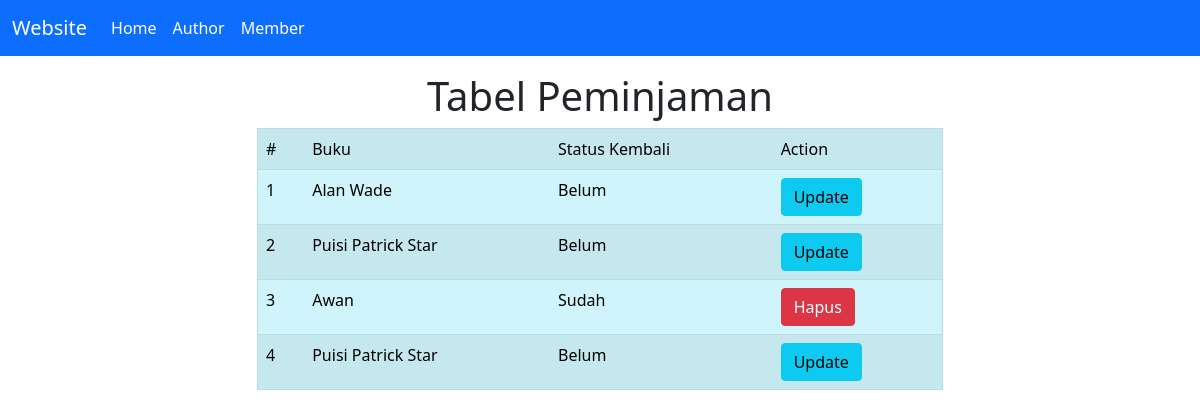
Screenshot of /peminjaman.php with the database file from the repository.
### tables this page shows
CREATE TABLE `peminjaman` (
  `id` int(11) NOT NULL,
  `id_buku` int(11) NOT NULL,
  `status` varchar(10) NOT NULL,
  `id_member` varchar(50) NOT NULL
);

CREATE TABLE `buku` (
  `id_buku` int(11) NOT NULL,
  `judul_buku` varchar(100) NOT NULL,
  `penerbit` varchar(100) NOT NULL,
  `deskripsi` text NOT NULL,
  `status` varchar(50) NOT NULL,
  `id_author` int(11) NOT NULL
);

### conf.php (called while the page is built)
<?php
$db_host = "localhost";
$db_user = "root";
$db_pass = "";
$db_name = "prak_dpbo_3";

### includes/DB.class.php (called while the page is built, shortened)
<?php
class DB
{
    var $db_host = "";
    var $db_user = "";
    var $db_pass = "";
    var $db_name = "";
    var $db_link;
    var $result;
    function DB($db_host = '', $db_user = '', $db_pass = '', $db_name = '')
    {
        $this->db_host = $db_host;
        $this->db_user = $db_user;
        $this->db_pass = $db_pass;
        $this->db_name = $db_name;
    }
    function open()
    {
        $this->db_link = mysqli_connect($this->db_host, $this->db_user, $this->db_pass, $this->db_name);
    }
    function execute($query = "")
    {
        $this->result = mysqli_query($this->db_link, $query);
        return $this->result;
    }
    function getResult()
    {
        return mysqli_fetch_array($this->result);
    }
}

### includes/Peminjaman.class.php (called while the page is built, shortened)
<?php
class Peminjaman extends DB
{
    function getPeminjaman()
    {
        $query = "SELECT * FROM peminjaman";
        return $this->execute($query);
    }
}

### includes/Buku.class.php (called while the page is built, shortened)
<?php
class Buku extends DB
{
    function getDetailBuku($id)
    {
        $query = "SELECT * FROM buku WHERE id_buku = '$id'";
        return $this->execute($query);
    }
}

### peminjaman.php (the view, shortened to what this page needs)
<?php
include("conf.php");
include("includes/DB.class.php");
include("includes/Buku.class.php");
include("includes/Author.class.php");
include("includes/Peminjaman.class.php");
$peminjaman = new Peminjaman($db_host, $db_user, $db_pass, $db_name);
$buku = new Buku($db_host, $db_user, $db_pass, $db_name);
$member = new Member($db_host, $db_user, $db_pass, $db_name);
$peminjaman->open();
$buku->open();
$member->open();
if (isset($_GET['id_peminjam'])) {
    $peminjaman->getDetailPeminjaman($_GET['id_peminjam']);
    $member->getDetailMember($_GET['id_peminjam']);
    $namaPeminjam = $member->getResult()["nama"];
} else {
    $peminjaman->getPeminjaman();
}
$data = null;
$no = 1;
while (list($id, $id_buku, $status, $id_peminjaman) = $peminjaman->getResult()) {
    $buku->getDetailBuku($id_buku);
    $namaBuku = $buku->getResult()["judul_buku"];
    if ($status == "Belum") {
        $data .= "<tr>
                    <td>" . $no++ . "</td>
                    <td>" . $namaBuku . "</td>
                    <td>" . $status . "</td>
                    <td>
                        <a href='peminjaman.php?";
        $data .=        "id_update=" . $id . "' class='btn btn-info' '>Update</a>
                    </td>
                </tr>";
    } else {
        $data .= "<tr>
                    <td>" . $no++ . "</td>
                    <td>" . $namaBuku . "</td>
                    <td>" . $status . "</td>
                    <td>
                        <a href='peminjaman.php?";
        $data .=        "id_hapus=" . $id . "' class='btn btn-danger' '>Hapus</a>
                    </td>
                </tr>";
    }
}

### rows the page displays
peminjaman: id_buku.judul_buku "Alan Wade", status "Belum"
peminjaman: id_buku.judul_buku "Puisi Patrick Star", status "Belum"
peminjaman: id_buku.judul_buku "Awan", status "Sudah"
peminjaman: id_buku.judul_buku "Puisi Patrick Star", status "Belum"

### other values shown
$this->content "Website Home Author Member Tabel Peminjaman # Buku Status Kembali Action"
